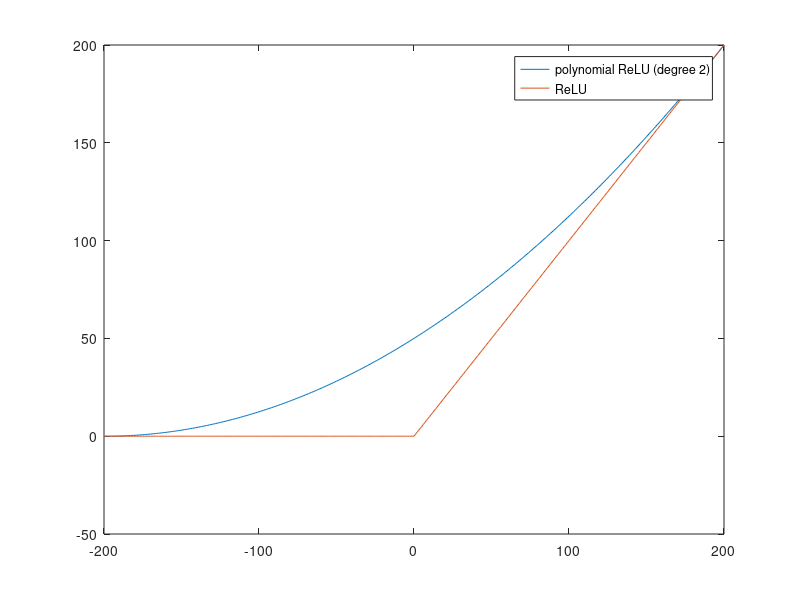

The MATLAB source for this figure:
%%
clc
clear all
close all
%%

f = @(x) 1./(1+exp(-x)); % sigmoid function
x = -600:1:600;
y = f(x);
n = 1; % polynomial derivative degree
p_d = polyfit(x, y, n);

l = 200; % interval
xx = -l:1:l;
relu = max(0, xx);
yy = polyval(p_d, x);

p = [p_d 50]
yy2 = polyval(p, xx);
plot(xx, yy2, xx, relu)
legend('polynomial ReLU (degree 2)', 'ReLU');
